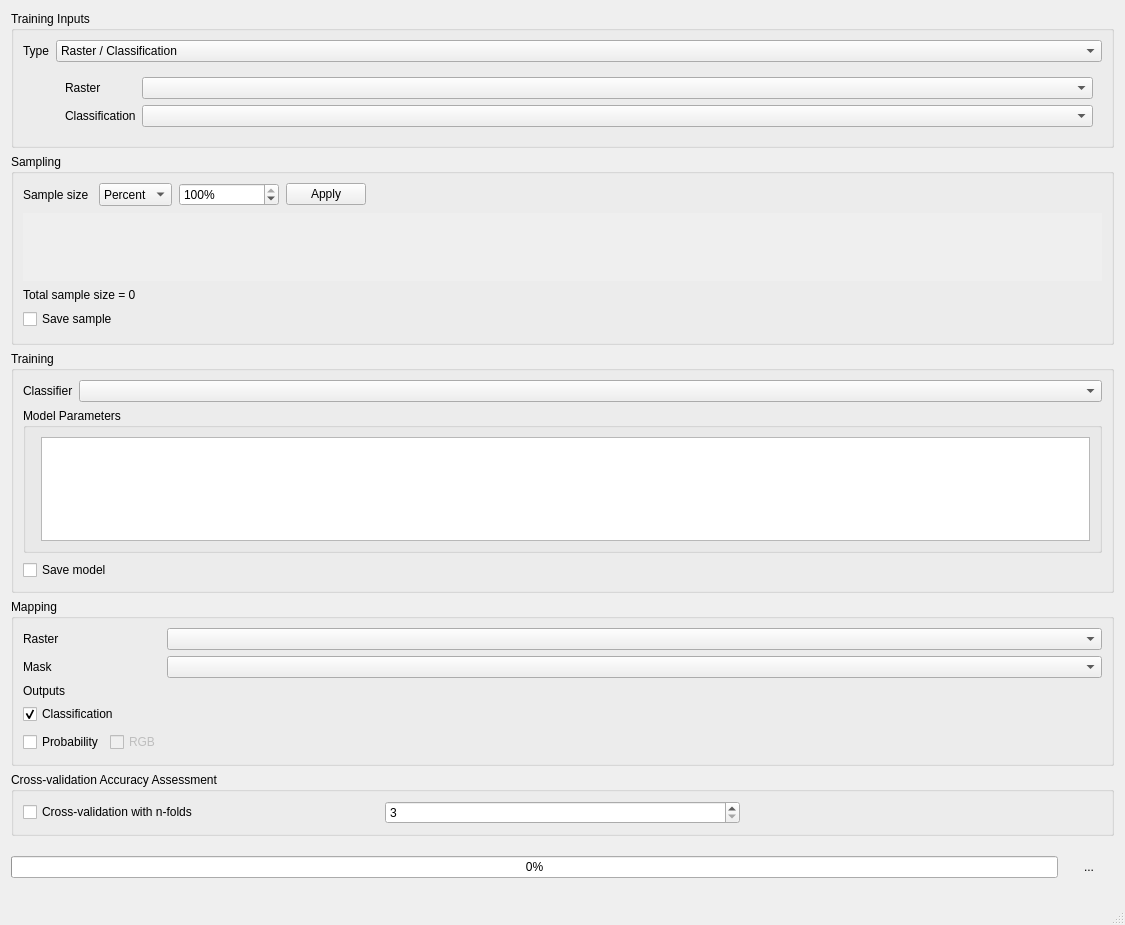
<?xml version="1.0" encoding="UTF-8"?>
<ui version="4.0">
 <class>MainWindow</class>
 <widget class="QMainWindow" name="MainWindow">
  <property name="geometry">
   <rect>
    <x>0</x>
    <y>0</y>
    <width>1125</width>
    <height>925</height>
   </rect>
  </property>
  <property name="sizePolicy">
   <sizepolicy hsizetype="Preferred" vsizetype="Preferred">
    <horstretch>0</horstretch>
    <verstretch>0</verstretch>
   </sizepolicy>
  </property>
  <property name="windowTitle">
   <string>Classification Workflow</string>
  </property>
  <widget class="QWidget" name="centralwidget">
   <layout class="QVBoxLayout" name="verticalLayout" stretch="0,0">
    <property name="leftMargin">
     <number>11</number>
    </property>
    <property name="topMargin">
     <number>11</number>
    </property>
    <property name="rightMargin">
     <number>11</number>
    </property>
    <property name="bottomMargin">
     <number>11</number>
    </property>
    <item>
     <widget class="QScrollArea" name="scrollArea">
      <property name="frameShape">
       <enum>QFrame::NoFrame</enum>
      </property>
      <property name="horizontalScrollBarPolicy">
       <enum>Qt::ScrollBarAlwaysOff</enum>
      </property>
      <property name="widgetResizable">
       <bool>true</bool>
      </property>
      <widget class="QWidget" name="scrollAreaWidgetContents">
       <property name="geometry">
        <rect>
         <x>0</x>
         <y>0</y>
         <width>1103</width>
         <height>798</height>
        </rect>
       </property>
       <layout class="QVBoxLayout" name="verticalLayout_2" stretch="0,0,1,0,0">
        <property name="leftMargin">
         <number>0</number>
        </property>
        <property name="topMargin">
         <number>0</number>
        </property>
        <property name="rightMargin">
         <number>0</number>
        </property>
        <property name="bottomMargin">
         <number>0</number>
        </property>
        <item>
         <widget class="QGroupBox" name="groupBox">
          <property name="minimumSize">
           <size>
            <width>0</width>
            <height>0</height>
           </size>
          </property>
          <property name="title">
           <string>Training Inputs</string>
          </property>
          <layout class="QFormLayout" name="formLayout_6">
           <item row="0" column="0">
            <widget class="QLabel" name="label_6">
             <property name="text">
              <string>Type</string>
             </property>
            </widget>
           </item>
           <item row="0" column="1">
            <layout class="QHBoxLayout" name="horizontalLayout_6">
             <item>
              <widget class="QComboBox" name="uiTrainingType_">
               <item>
                <property name="text">
                 <string>Raster / Classification</string>
                </property>
               </item>
               <item>
                <property name="text">
                 <string>Raster / Vector Classification</string>
                </property>
               </item>
               <item>
                <property name="text">
                 <string>labeled Library</string>
                </property>
               </item>
              </widget>
             </item>
            </layout>
           </item>
           <item row="1" column="1">
            <widget class="QStackedWidget" name="stackedWidget">
             <property name="currentIndex">
              <number>0</number>
             </property>
             <widget class="QWidget" name="raster">
              <layout class="QFormLayout" name="formLayout_4">
               <item row="0" column="0">
                <widget class="QLabel" name="label_5">
                 <property name="text">
                  <string>Raster</string>
                 </property>
                </widget>
               </item>
               <item row="0" column="1">
                <widget class="QgsMapLayerComboBox" name="uiType0Raster_">
                 <property name="currentIndex">
                  <number>-1</number>
                 </property>
                 <property name="allowEmptyLayer">
                  <bool>true</bool>
                 </property>
                </widget>
               </item>
               <item row="1" column="1">
                <layout class="QHBoxLayout" name="horizontalLayout_9">
                 <item>
                  <widget class="QgsMapLayerComboBox" name="uiType0Classification_">
                   <property name="enabled">
                    <bool>true</bool>
                   </property>
                   <property name="currentIndex">
                    <number>-1</number>
                   </property>
                   <property name="allowEmptyLayer">
                    <bool>true</bool>
                   </property>
                  </widget>
                 </item>
                </layout>
               </item>
               <item row="1" column="0">
                <widget class="QLabel" name="label_17">
                 <property name="text">
                  <string>Classification</string>
                 </property>
                 <property name="textFormat">
                  <enum>Qt::AutoText</enum>
                 </property>
                </widget>
               </item>
              </layout>
             </widget>
             <widget class="QWidget" name="vector">
              <layout class="QFormLayout" name="formLayout_7">
               <item row="0" column="0">
                <widget class="QLabel" name="label_9">
                 <property name="text">
                  <string>Raster</string>
                 </property>
                </widget>
               </item>
               <item row="0" column="1">
                <widget class="QgsMapLayerComboBox" name="uiType1Raster_">
                 <property name="currentIndex">
                  <number>-1</number>
                 </property>
                 <property name="allowEmptyLayer">
                  <bool>true</bool>
                 </property>
                </widget>
               </item>
               <item row="1" column="1">
                <layout class="QHBoxLayout" name="horizontalLayout_11">
                 <item>
                  <widget class="QgsMapLayerComboBox" name="uiType1VectorClassification_">
                   <property name="enabled">
                    <bool>true</bool>
                   </property>
                   <property name="currentIndex">
                    <number>-1</number>
                   </property>
                   <property name="allowEmptyLayer">
                    <bool>true</bool>
                   </property>
                  </widget>
                 </item>
                 <item>
                  <widget class="QToolButton" name="uiType1Dialog_">
                   <property name="toolTip">
                    <string>change classification scheme</string>
                   </property>
                   <property name="text">
                    <string>...</string>
                   </property>
                   <property name="icon">
                    <iconset>
                     <normaloff>:/images/themes/default/rendererCategorizedSymbol.svg</normaloff>:/images/themes/default/rendererCategorizedSymbol.svg</iconset>
                   </property>
                   <property name="autoRaise">
                    <bool>true</bool>
                   </property>
                  </widget>
                 </item>
                </layout>
               </item>
               <item row="1" column="0">
                <widget class="QLabel" name="label_19">
                 <property name="text">
                  <string>Vector Classification</string>
                 </property>
                 <property name="textFormat">
                  <enum>Qt::AutoText</enum>
                 </property>
                </widget>
               </item>
              </layout>
             </widget>
             <widget class="QWidget" name="library">
              <layout class="QFormLayout" name="formLayout_8">
               <item row="0" column="0">
                <widget class="QLabel" name="label_12">
                 <property name="text">
                  <string>Library</string>
                 </property>
                </widget>
               </item>
               <item row="0" column="1">
                <layout class="QHBoxLayout" name="horizontalLayout_8" stretch="2">
                 <item>
                  <widget class="QgsMapLayerComboBox" name="uiType2Library_">
                   <property name="enabled">
                    <bool>true</bool>
                   </property>
                   <property name="currentIndex">
                    <number>-1</number>
                   </property>
                   <property name="allowEmptyLayer">
                    <bool>true</bool>
                   </property>
                  </widget>
                 </item>
                </layout>
               </item>
              </layout>
             </widget>
            </widget>
           </item>
          </layout>
         </widget>
        </item>
        <item>
         <widget class="QGroupBox" name="groupBox_2">
          <property name="sizePolicy">
           <sizepolicy hsizetype="Preferred" vsizetype="Preferred">
            <horstretch>0</horstretch>
            <verstretch>0</verstretch>
           </sizepolicy>
          </property>
          <property name="minimumSize">
           <size>
            <width>0</width>
            <height>0</height>
           </size>
          </property>
          <property name="title">
           <string>Sampling</string>
          </property>
          <layout class="QVBoxLayout" name="uiSamplingLayout_">
           <property name="spacing">
            <number>7</number>
           </property>
           <property name="bottomMargin">
            <number>11</number>
           </property>
           <item>
            <layout class="QHBoxLayout" name="horizontalLayout_7" stretch="0,0,0,0,0">
             <property name="spacing">
              <number>7</number>
             </property>
             <item>
              <widget class="QLabel" name="label_8">
               <property name="text">
                <string>Sample size </string>
               </property>
              </widget>
             </item>
             <item>
              <widget class="QComboBox" name="uiSampeMode_">
               <property name="sizePolicy">
                <sizepolicy hsizetype="Fixed" vsizetype="Preferred">
                 <horstretch>0</horstretch>
                 <verstretch>0</verstretch>
                </sizepolicy>
               </property>
               <item>
                <property name="text">
                 <string>Percent</string>
                </property>
               </item>
               <item>
                <property name="text">
                 <string>Pixel</string>
                </property>
               </item>
              </widget>
             </item>
             <item>
              <widget class="QStackedWidget" name="uiStacked_">
               <property name="enabled">
                <bool>true</bool>
               </property>
               <property name="maximumSize">
                <size>
                 <width>100</width>
                 <height>16777215</height>
                </size>
               </property>
               <property name="lineWidth">
                <number>0</number>
               </property>
               <property name="currentIndex">
                <number>0</number>
               </property>
               <widget class="QWidget" name="page">
                <layout class="QHBoxLayout" name="horizontalLayout">
                 <property name="spacing">
                  <number>0</number>
                 </property>
                 <property name="leftMargin">
                  <number>0</number>
                 </property>
                 <property name="topMargin">
                  <number>0</number>
                 </property>
                 <property name="rightMargin">
                  <number>0</number>
                 </property>
                 <property name="bottomMargin">
                  <number>0</number>
                 </property>
                 <item>
                  <widget class="QSpinBox" name="uiSampleSizePercent_">
                   <property name="enabled">
                    <bool>true</bool>
                   </property>
                   <property name="maximumSize">
                    <size>
                     <width>100</width>
                     <height>16777215</height>
                    </size>
                   </property>
                   <property name="suffix">
                    <string>%</string>
                   </property>
                   <property name="maximum">
                    <number>100</number>
                   </property>
                   <property name="value">
                    <number>100</number>
                   </property>
                  </widget>
                 </item>
                </layout>
               </widget>
               <widget class="QWidget" name="page_2">
                <layout class="QHBoxLayout" name="horizontalLayout_5">
                 <property name="spacing">
                  <number>0</number>
                 </property>
                 <property name="leftMargin">
                  <number>0</number>
                 </property>
                 <property name="topMargin">
                  <number>0</number>
                 </property>
                 <property name="rightMargin">
                  <number>0</number>
                 </property>
                 <property name="bottomMargin">
                  <number>0</number>
                 </property>
                 <item>
                  <widget class="QSpinBox" name="uiSampleSizePixel_">
                   <property name="enabled">
                    <bool>true</bool>
                   </property>
                   <property name="maximumSize">
                    <size>
                     <width>100</width>
                     <height>16777215</height>
                    </size>
                   </property>
                   <property name="suffix">
                    <string> px</string>
                   </property>
                   <property name="prefix">
                    <string/>
                   </property>
                   <property name="maximum">
                    <number>999999999</number>
                   </property>
                   <property name="value">
                    <number>0</number>
                   </property>
                  </widget>
                 </item>
                </layout>
               </widget>
              </widget>
             </item>
             <item>
              <widget class="QPushButton" name="uiApply_">
               <property name="text">
                <string>Apply</string>
               </property>
              </widget>
             </item>
             <item>
              <spacer name="horizontalSpacer">
               <property name="orientation">
                <enum>Qt::Horizontal</enum>
               </property>
               <property name="sizeHint" stdset="0">
                <size>
                 <width>40</width>
                 <height>20</height>
                </size>
               </property>
              </spacer>
             </item>
            </layout>
           </item>
           <item>
            <widget class="QScrollArea" name="uiScrollArea_1">
             <property name="frameShape">
              <enum>QFrame::NoFrame</enum>
             </property>
             <property name="frameShadow">
              <enum>QFrame::Plain</enum>
             </property>
             <property name="verticalScrollBarPolicy">
              <enum>Qt::ScrollBarAsNeeded</enum>
             </property>
             <property name="horizontalScrollBarPolicy">
              <enum>Qt::ScrollBarAsNeeded</enum>
             </property>
             <property name="widgetResizable">
              <bool>true</bool>
             </property>
             <widget class="QWidget" name="uiScrollWidget_1">
              <property name="geometry">
               <rect>
                <x>0</x>
                <y>0</y>
                <width>1083</width>
                <height>69</height>
               </rect>
              </property>
              <layout class="QVBoxLayout" name="verticalLayout_3">
               <property name="spacing">
                <number>0</number>
               </property>
               <property name="leftMargin">
                <number>0</number>
               </property>
               <property name="topMargin">
                <number>0</number>
               </property>
               <property name="rightMargin">
                <number>0</number>
               </property>
               <property name="bottomMargin">
                <number>0</number>
               </property>
               <item>
                <layout class="QVBoxLayout" name="layout_">
                 <item>
                  <widget class="QWidget" name="widget_" native="true">
                   <property name="sizePolicy">
                    <sizepolicy hsizetype="Preferred" vsizetype="Preferred">
                     <horstretch>0</horstretch>
                     <verstretch>0</verstretch>
                    </sizepolicy>
                   </property>
                   <property name="minimumSize">
                    <size>
                     <width>30</width>
                     <height>30</height>
                    </size>
                   </property>
                  </widget>
                 </item>
                </layout>
               </item>
              </layout>
             </widget>
            </widget>
           </item>
           <item>
            <widget class="QLabel" name="uiTotalSampleSize_">
             <property name="text">
              <string>Total sample size = 0</string>
             </property>
            </widget>
           </item>
           <item>
            <layout class="QFormLayout" name="formLayout_2">
             <item row="0" column="0">
              <widget class="QCheckBox" name="checkBox_2">
               <property name="text">
                <string>Save sample</string>
               </property>
              </widget>
             </item>
             <item row="0" column="1">
              <widget class="QgsFileWidget" name="uiSampledClassificationFilename_">
               <property name="enabled">
                <bool>false</bool>
               </property>
               <property name="minimumSize">
                <size>
                 <width>0</width>
                 <height>22</height>
                </size>
               </property>
               <property name="defaultRoot">
                <string/>
               </property>
              </widget>
             </item>
            </layout>
           </item>
          </layout>
         </widget>
        </item>
        <item>
         <widget class="QGroupBox" name="groupBox_6">
          <property name="minimumSize">
           <size>
            <width>0</width>
            <height>0</height>
           </size>
          </property>
          <property name="title">
           <string>Training</string>
          </property>
          <layout class="QVBoxLayout" name="verticalLayout_5">
           <item>
            <layout class="QHBoxLayout" name="horizontalLayout_10" stretch="0,1">
             <item>
              <widget class="QLabel" name="label_16">
               <property name="text">
                <string>Classifier</string>
               </property>
              </widget>
             </item>
             <item>
              <widget class="QComboBox" name="uiClassifier_">
               <property name="sizePolicy">
                <sizepolicy hsizetype="Preferred" vsizetype="Preferred">
                 <horstretch>0</horstretch>
                 <verstretch>0</verstretch>
                </sizepolicy>
               </property>
              </widget>
             </item>
            </layout>
           </item>
           <item>
            <widget class="QgsCollapsibleGroupBox" name="mGroupBox_5">
             <property name="sizePolicy">
              <sizepolicy hsizetype="Preferred" vsizetype="Expanding">
               <horstretch>0</horstretch>
               <verstretch>2</verstretch>
              </sizepolicy>
             </property>
             <property name="minimumSize">
              <size>
               <width>0</width>
               <height>0</height>
              </size>
             </property>
             <property name="title">
              <string>Model Parameters</string>
             </property>
             <layout class="QFormLayout" name="formLayout_3">
              <item row="0" column="1">
               <widget class="QTextEdit" name="uiCode_">
                <property name="sizePolicy">
                 <sizepolicy hsizetype="Expanding" vsizetype="Expanding">
                  <horstretch>0</horstretch>
                  <verstretch>1</verstretch>
                 </sizepolicy>
                </property>
                <property name="minimumSize">
                 <size>
                  <width>0</width>
                  <height>0</height>
                 </size>
                </property>
                <property name="maximumSize">
                 <size>
                  <width>16777215</width>
                  <height>16777215</height>
                 </size>
                </property>
                <property name="html">
                 <string>&lt;!DOCTYPE HTML PUBLIC &quot;-//W3C//DTD HTML 4.0//EN&quot; &quot;http://www.w3.org/TR/REC-html40/strict.dtd&quot;&gt;
&lt;html&gt;&lt;head&gt;&lt;meta name=&quot;qrichtext&quot; content=&quot;1&quot; /&gt;&lt;style type=&quot;text/css&quot;&gt;
p, li { white-space: pre-wrap; }
&lt;/style&gt;&lt;/head&gt;&lt;body style=&quot; font-family:'MS Shell Dlg 2'; font-size:8.25pt; font-weight:400; font-style:normal;&quot;&gt;
&lt;p style=&quot;-qt-paragraph-type:empty; margin-top:0px; margin-bottom:0px; margin-left:0px; margin-right:0px; -qt-block-indent:0; text-indent:0px; font-size:7.8pt;&quot;&gt;&lt;br /&gt;&lt;/p&gt;&lt;/body&gt;&lt;/html&gt;</string>
                </property>
               </widget>
              </item>
             </layout>
            </widget>
           </item>
           <item>
            <layout class="QHBoxLayout" name="horizontalLayout_12">
             <item>
              <widget class="QCheckBox" name="checkBox_3">
               <property name="text">
                <string>Save model</string>
               </property>
              </widget>
             </item>
             <item>
              <widget class="QgsFileWidget" name="uiModelFilename_">
               <property name="enabled">
                <bool>false</bool>
               </property>
               <property name="minimumSize">
                <size>
                 <width>0</width>
                 <height>22</height>
                </size>
               </property>
               <property name="defaultRoot">
                <string/>
               </property>
              </widget>
             </item>
            </layout>
           </item>
          </layout>
         </widget>
        </item>
        <item>
         <widget class="QGroupBox" name="groupBox_4">
          <property name="minimumSize">
           <size>
            <width>0</width>
            <height>0</height>
           </size>
          </property>
          <property name="title">
           <string>Mapping</string>
          </property>
          <layout class="QFormLayout" name="formLayout">
           <item row="0" column="1">
            <widget class="QgsMapLayerComboBox" name="uiRaster2_">
             <property name="currentIndex">
              <number>-1</number>
             </property>
             <property name="allowEmptyLayer">
              <bool>true</bool>
             </property>
            </widget>
           </item>
           <item row="3" column="0">
            <widget class="QCheckBox" name="checkBox_4">
             <property name="text">
              <string>Classification</string>
             </property>
             <property name="checked">
              <bool>true</bool>
             </property>
            </widget>
           </item>
           <item row="3" column="1">
            <widget class="QgsFileWidget" name="uiClassificationFilename_">
             <property name="minimumSize">
              <size>
               <width>0</width>
               <height>22</height>
              </size>
             </property>
             <property name="defaultRoot">
              <string/>
             </property>
            </widget>
           </item>
           <item row="4" column="0">
            <layout class="QHBoxLayout" name="horizontalLayout_4">
             <item>
              <widget class="QCheckBox" name="checkBox_5">
               <property name="text">
                <string>Probability</string>
               </property>
              </widget>
             </item>
             <item>
              <widget class="QCheckBox" name="uiRGB_">
               <property name="enabled">
                <bool>false</bool>
               </property>
               <property name="text">
                <string>RGB</string>
               </property>
              </widget>
             </item>
            </layout>
           </item>
           <item row="4" column="1">
            <widget class="QgsFileWidget" name="uiProbabilityFilename_">
             <property name="enabled">
              <bool>false</bool>
             </property>
             <property name="minimumSize">
              <size>
               <width>0</width>
               <height>22</height>
              </size>
             </property>
             <property name="defaultRoot">
              <string/>
             </property>
            </widget>
           </item>
           <item row="0" column="0">
            <widget class="QLabel" name="label_2">
             <property name="text">
              <string>Raster</string>
             </property>
            </widget>
           </item>
           <item row="2" column="0">
            <widget class="QLabel" name="label_3">
             <property name="text">
              <string>Outputs</string>
             </property>
            </widget>
           </item>
           <item row="1" column="0">
            <widget class="QLabel" name="label_15">
             <property name="text">
              <string>Mask</string>
             </property>
             <property name="textFormat">
              <enum>Qt::AutoText</enum>
             </property>
            </widget>
           </item>
           <item row="1" column="1">
            <widget class="QgsMapLayerComboBox" name="uiMask_">
             <property name="enabled">
              <bool>true</bool>
             </property>
             <property name="currentIndex">
              <number>-1</number>
             </property>
             <property name="allowEmptyLayer">
              <bool>true</bool>
             </property>
            </widget>
           </item>
          </layout>
         </widget>
        </item>
        <item>
         <widget class="QGroupBox" name="groupBox_5">
          <property name="minimumSize">
           <size>
            <width>0</width>
            <height>0</height>
           </size>
          </property>
          <property name="title">
           <string>Cross-validation Accuracy Assessment</string>
          </property>
          <layout class="QHBoxLayout" name="horizontalLayout_17" stretch="0,0,0">
           <item>
            <widget class="QCheckBox" name="checkBox_6">
             <property name="text">
              <string>Cross-validation with n-folds</string>
             </property>
            </widget>
           </item>
           <item>
            <widget class="QSpinBox" name="uiNFold_">
             <property name="minimum">
              <number>3</number>
             </property>
             <property name="maximum">
              <number>10</number>
             </property>
             <property name="value">
              <number>3</number>
             </property>
            </widget>
           </item>
           <item>
            <widget class="QgsFileWidget" name="uiReportFilename_">
             <property name="enabled">
              <bool>false</bool>
             </property>
             <property name="minimumSize">
              <size>
               <width>0</width>
               <height>22</height>
              </size>
             </property>
             <property name="defaultRoot">
              <string/>
             </property>
            </widget>
           </item>
          </layout>
         </widget>
        </item>
       </layout>
      </widget>
     </widget>
    </item>
    <item>
     <layout class="QHBoxLayout" name="horizontalLayout_3">
      <item>
       <widget class="QProgressBar" name="uiProgressBar_">
        <property name="value">
         <number>0</number>
        </property>
       </widget>
      </item>
      <item>
       <widget class="QToolButton" name="uiExecute_">
        <property name="minimumSize">
         <size>
          <width>50</width>
          <height>50</height>
         </size>
        </property>
        <property name="text">
         <string>...</string>
        </property>
        <property name="icon">
         <iconset>
          <normaloff>:/images/themes/default/propertyicons/action.svg</normaloff>:/images/themes/default/propertyicons/action.svg</iconset>
        </property>
        <property name="iconSize">
         <size>
          <width>50</width>
          <height>50</height>
         </size>
        </property>
        <property name="autoRaise">
         <bool>true</bool>
        </property>
       </widget>
      </item>
     </layout>
    </item>
   </layout>
  </widget>
  <widget class="QMenuBar" name="menubar">
   <property name="geometry">
    <rect>
     <x>0</x>
     <y>0</y>
     <width>1125</width>
     <height>21</height>
    </rect>
   </property>
  </widget>
  <widget class="QStatusBar" name="statusbar"/>
 </widget>
 <customwidgets>
  <customwidget>
   <class>QgsCollapsibleGroupBox</class>
   <extends>QGroupBox</extends>
   <header>qgscollapsiblegroupbox.h</header>
   <container>1</container>
  </customwidget>
  <customwidget>
   <class>QgsFileWidget</class>
   <extends>QWidget</extends>
   <header>qgsfilewidget.h</header>
  </customwidget>
  <customwidget>
   <class>QgsMapLayerComboBox</class>
   <extends>QComboBox</extends>
   <header>qgsmaplayercombobox.h</header>
  </customwidget>
 </customwidgets>
 <resources/>
 <connections>
  <connection>
   <sender>checkBox_4</sender>
   <signal>toggled(bool)</signal>
   <receiver>uiClassificationFilename_</receiver>
   <slot>setEnabled(bool)</slot>
   <hints>
    <hint type="sourcelabel">
     <x>105</x>
     <y>864</y>
    </hint>
    <hint type="destinationlabel">
     <x>311</x>
     <y>864</y>
    </hint>
   </hints>
  </connection>
  <connection>
   <sender>checkBox_6</sender>
   <signal>toggled(bool)</signal>
   <receiver>uiNFold_</receiver>
   <slot>setEnabled(bool)</slot>
   <hints>
    <hint type="sourcelabel">
     <x>143</x>
     <y>955</y>
    </hint>
    <hint type="destinationlabel">
     <x>222</x>
     <y>954</y>
    </hint>
   </hints>
  </connection>
  <connection>
   <sender>checkBox_6</sender>
   <signal>toggled(bool)</signal>
   <receiver>uiReportFilename_</receiver>
   <slot>setEnabled(bool)</slot>
   <hints>
    <hint type="sourcelabel">
     <x>103</x>
     <y>955</y>
    </hint>
    <hint type="destinationlabel">
     <x>688</x>
     <y>953</y>
    </hint>
   </hints>
  </connection>
  <connection>
   <sender>checkBox_3</sender>
   <signal>toggled(bool)</signal>
   <receiver>uiModelFilename_</receiver>
   <slot>setEnabled(bool)</slot>
   <hints>
    <hint type="sourcelabel">
     <x>90</x>
     <y>733</y>
    </hint>
    <hint type="destinationlabel">
     <x>403</x>
     <y>731</y>
    </hint>
   </hints>
  </connection>
  <connection>
   <sender>uiType0Raster_</sender>
   <signal>layerChanged(QgsMapLayer*)</signal>
   <receiver>uiRaster2_</receiver>
   <slot>setLayer(QgsMapLayer*)</slot>
   <hints>
    <hint type="sourcelabel">
     <x>315</x>
     <y>111</y>
    </hint>
    <hint type="destinationlabel">
     <x>324</x>
     <y>793</y>
    </hint>
   </hints>
  </connection>
  <connection>
   <sender>checkBox_2</sender>
   <signal>toggled(bool)</signal>
   <receiver>uiSampledClassificationFilename_</receiver>
   <slot>setEnabled(bool)</slot>
   <hints>
    <hint type="sourcelabel">
     <x>104</x>
     <y>331</y>
    </hint>
    <hint type="destinationlabel">
     <x>432</x>
     <y>336</y>
    </hint>
   </hints>
  </connection>
  <connection>
   <sender>uiSampeMode_</sender>
   <signal>currentIndexChanged(int)</signal>
   <receiver>uiStacked_</receiver>
   <slot>setCurrentIndex(int)</slot>
   <hints>
    <hint type="sourcelabel">
     <x>149</x>
     <y>209</y>
    </hint>
    <hint type="destinationlabel">
     <x>256</x>
     <y>209</y>
    </hint>
   </hints>
  </connection>
  <connection>
   <sender>checkBox_5</sender>
   <signal>toggled(bool)</signal>
   <receiver>uiRGB_</receiver>
   <slot>setEnabled(bool)</slot>
   <hints>
    <hint type="sourcelabel">
     <x>83</x>
     <y>894</y>
    </hint>
    <hint type="destinationlabel">
     <x>143</x>
     <y>894</y>
    </hint>
   </hints>
  </connection>
  <connection>
   <sender>checkBox_5</sender>
   <signal>toggled(bool)</signal>
   <receiver>uiProbabilityFilename_</receiver>
   <slot>setEnabled(bool)</slot>
   <hints>
    <hint type="sourcelabel">
     <x>53</x>
     <y>894</y>
    </hint>
    <hint type="destinationlabel">
     <x>377</x>
     <y>892</y>
    </hint>
   </hints>
  </connection>
  <connection>
   <sender>uiType1Raster_</sender>
   <signal>layerChanged(QgsMapLayer*)</signal>
   <receiver>uiRaster2_</receiver>
   <slot>setLayer(QgsMapLayer*)</slot>
   <hints>
    <hint type="sourcelabel">
     <x>223</x>
     <y>108</y>
    </hint>
    <hint type="destinationlabel">
     <x>197</x>
     <y>799</y>
    </hint>
   </hints>
  </connection>
  <connection>
   <sender>uiTrainingType_</sender>
   <signal>currentIndexChanged(int)</signal>
   <receiver>stackedWidget</receiver>
   <slot>setCurrentIndex(int)</slot>
   <hints>
    <hint type="sourcelabel">
     <x>1041</x>
     <y>66</y>
    </hint>
    <hint type="destinationlabel">
     <x>1098</x>
     <y>91</y>
    </hint>
   </hints>
  </connection>
 </connections>
</ui>
